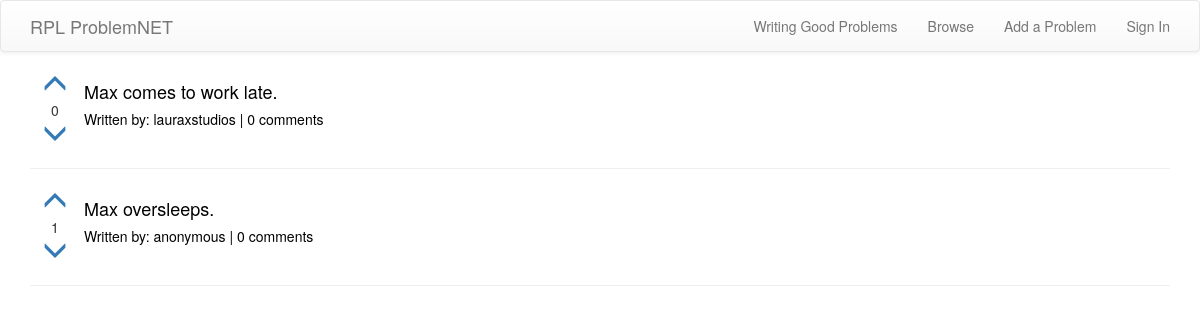
The app's page /browse/, older data.
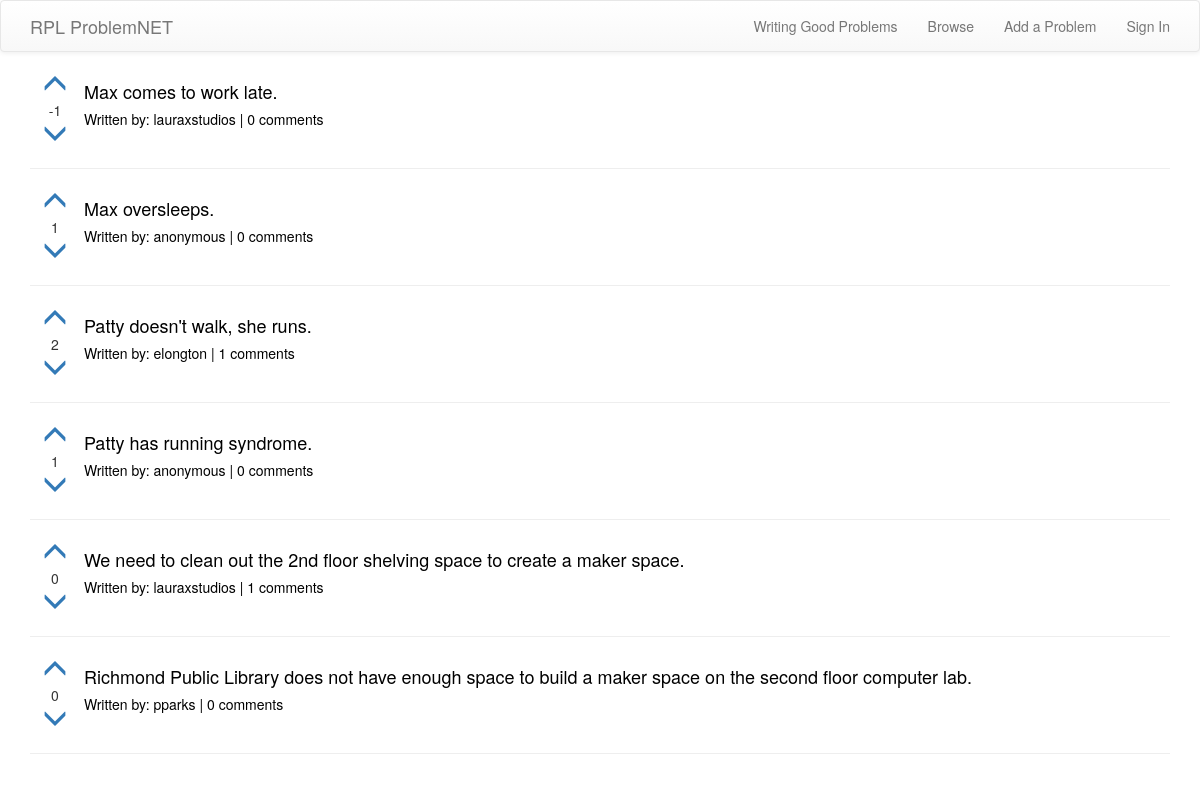
The same page, newer data.
### problems/models.py (models this page shows, shortened)
class Problem(models.Model):
    author = models.ForeignKey(User)
    anonymous_author = models.BooleanField(default=False)
    root_problem = models.ForeignKey('self', related_name='sub_problems', null=True)
    text = models.TextField()
    create_date = models.DateTimeField(default=timezone.now)
    published_date = models.DateTimeField(blank=True, null=True)
    upvotes = models.ManyToManyField(User, related_name='upvotes')
    downvotes = models.ManyToManyField(User, related_name='downvotes')
    def total_votes(self):
        return self.upvotes.count() - self.downvotes.count()

### problems/views.py (the view)
# urls.py: url(r'^browse/$', views.ProblemListView.as_view(), name='list'),
class ProblemListView(ListView):
    model = models.Problem
    context_object_name = 'problems'
    template_name = 'problems/problem_list.html'

### problems/templates/problems/problem_list.html
{% extends "sitewide/base.html" %}
{% block content %}
  {% for problem in problems%}
  <div class="problem_item">
    <div class="list_upvotediv">
      <a class = "{% if user in problem.upvotes.all %}voted{%endif%}" {% if user.is_authenticated %} href="{% url 'problems:listupvote' pk=problem.pk %}" {% else %} href="{% url "users:login" %}" {% endif %}>
        <div class="sub_upvotediv">
          <span class="glyphicon glyphicon-menu-up ticker"></span>
        </div>
      </a>
      <div class="sub_upvotediv">
        <span>{{problem.total_votes}}</span>
      </div>
      <a class = "{% if user in problem.downvotes.all %}voted{%endif%}" {% if user.is_authenticated %} href="{% url 'problems:listdownvote' pk=problem.pk %}" {% else %} href="{% url "users:login" %}" {% endif %}>
        <div class="sub_upvotediv">
          <span class="glyphicon glyphicon-menu-down ticker"></span>
        </div>
      </a>
    </div>
    <a class="problem_link" href="{% url 'problems:problem_detail' pk=problem.pk %}">
        <div class="list_problemdiv">
          <h4>{{problem.text}}</h4>
          <h5>Written by: {% if problem.anonymous_author %}anonymous{% else %}{{problem.author}}{%endif%} | {{problem.comments.count}} comments</h5>
        </div>
    </a>
  </div>
        <hr>
  {% endfor%}
{% endblock %}

Row changes from the older to the newer data that the page shows:
computed for Problem "Max comes to work late.": total_votes "0" → "-1"
added Problem: total_votes "2", text "Patty doesn't walk, she runs.", author "elongton", comments.count "1"
added Problem: total_votes "1", text "Patty has running syndrome.", anonymous_author "anonymous", comments.count "0"
added Problem: total_votes "0", text "We need to clean out the 2nd floor shelving space to create a maker space.", author "lauraxstudios", comments.count "1"
added Problem: total_votes "0", text "Richmond Public Library does not have enough space to build a maker space on the second floor computer lab.", author "pparks", comments.count "0"
